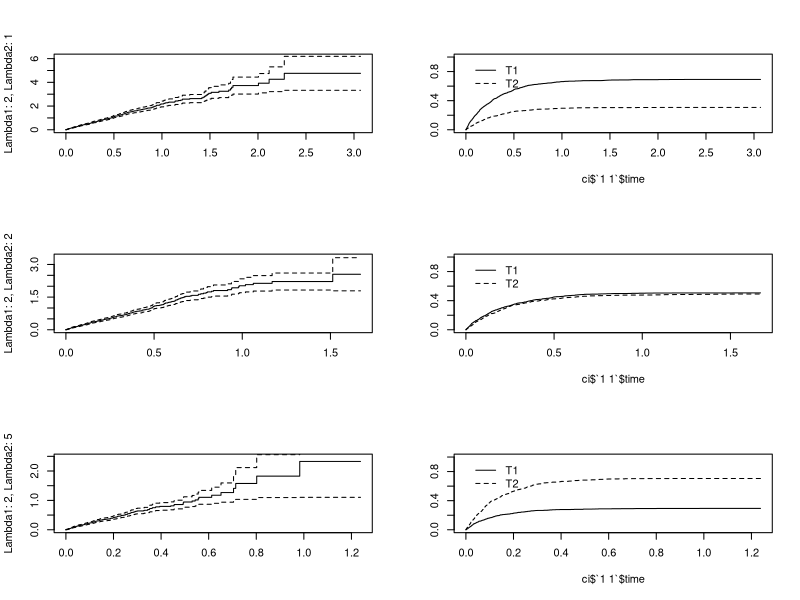

Recreate this plot in R.
library(survival)
library(cmprsk)

#Number of simulations
nsim <- 1000

simulate_and_plot = function(nsim,lambda1,lambda2,seed){
  #Simulate data
  set.seed(seed)
  T1s <- rexp(nsim,lambda1)
  T2s <- rexp(nsim,lambda2)
  
  obstime <- array(0,nsim)
  obstime <- pmin(T1s,T2s)
  d <- 1*(obstime==T1s)+2*(obstime==T2s)
  
  causespec1 <- survfit(Surv(obstime,d==1)~1,type="fh2")
  plot(causespec1,fun="cumhaz",mark.time=F,
       ylab=paste("Lambda1: ",lambda1,", Lambda2: ",lambda2,sep=""),ylim=c(0,lambda1*max(causespec1$time))) 
  
  #Estimate and plot the cimulative incidence functions:
  ci = cuminc(obstime,d)
  plot(ci$`1 1`$time,ci$`1 1`$est,lty=1,type="s",ylim=c(0,1),ylab="")
  lines(ci$`1 2`$time,ci$`1 2`$est,lty=2,type="s",ylab="")
  legend(0,1,c("T1","T2"),lty=1:2,bty="n")
}

par(mfrow=c(3,2))
simulate_and_plot(nsim,lambda1=2,lambda2=1,seed=4275)
simulate_and_plot(nsim,lambda1=2,lambda2=2,seed=4275)
simulate_and_plot(nsim,lambda1=2,lambda2=5,seed=4275)
